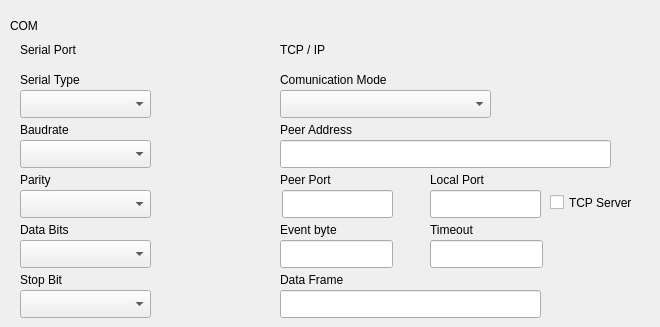
    <widget class="QWidget" name="tab_6">
     <attribute name="title">
      <string>Serial Port</string>
     </attribute>
     <widget class="QLabel" name="label_27">
      <property name="geometry">
       <rect>
        <x>10</x>
        <y>10</y>
        <width>71</width>
        <height>31</height>
       </rect>
      </property>
      <property name="text">
       <string>COM</string>
      </property>
     </widget>
     <widget class="QLabel" name="label_28">
      <property name="geometry">
       <rect>
        <x>20</x>
        <y>40</y>
        <width>91</width>
        <height>20</height>
       </rect>
      </property>
      <property name="text">
       <string>Serial Port </string>
      </property>
     </widget>
     <widget class="QLabel" name="label_29">
      <property name="geometry">
       <rect>
        <x>20</x>
        <y>70</y>
        <width>121</width>
        <height>20</height>
       </rect>
      </property>
      <property name="text">
       <string>Serial Type</string>
      </property>
     </widget>
     <widget class="QComboBox" name="SerialType">
      <property name="geometry">
       <rect>
        <x>20</x>
        <y>90</y>
        <width>131</width>
        <height>28</height>
       </rect>
      </property>
     </widget>
     <widget class="QComboBox" name="Baudrate">
      <property name="geometry">
       <rect>
        <x>20</x>
        <y>140</y>
        <width>131</width>
        <height>28</height>
       </rect>
      </property>
     </widget>
     <widget class="QComboBox" name="Parity">
      <property name="geometry">
       <rect>
        <x>20</x>
        <y>190</y>
        <width>131</width>
        <height>28</height>
       </rect>
      </property>
     </widget>
     <widget class="QComboBox" name="DataBits">
      <property name="geometry">
       <rect>
        <x>20</x>
        <y>240</y>
        <width>131</width>
        <height>28</height>
       </rect>
      </property>
     </widget>
     <widget class="QLabel" name="label_31">
      <property name="geometry">
       <rect>
        <x>20</x>
        <y>120</y>
        <width>63</width>
        <height>20</height>
       </rect>
      </property>
      <property name="text">
       <string>Baudrate</string>
      </property>
     </widget>
     <widget class="QLabel" name="label_32">
      <property name="geometry">
       <rect>
        <x>20</x>
        <y>170</y>
        <width>63</width>
        <height>20</height>
       </rect>
      </property>
      <property name="text">
       <string>Parity</string>
      </property>
     </widget>
     <widget class="QLabel" name="label_33">
      <property name="geometry">
       <rect>
        <x>20</x>
        <y>220</y>
        <width>63</width>
        <height>20</height>
       </rect>
      </property>
      <property name="text">
       <string>Data Bits</string>
      </property>
     </widget>
     <widget class="QLabel" name="label_34">
      <property name="geometry">
       <rect>
        <x>20</x>
        <y>270</y>
        <width>63</width>
        <height>20</height>
       </rect>
      </property>
      <property name="text">
       <string>Stop Bit</string>
      </property>
     </widget>
     <widget class="QComboBox" name="StopBit">
      <property name="geometry">
       <rect>
        <x>20</x>
        <y>290</y>
        <width>131</width>
        <height>28</height>
       </rect>
      </property>
     </widget>
     <widget class="QLabel" name="label_35">
      <property name="geometry">
       <rect>
        <x>280</x>
        <y>40</y>
        <width>63</width>
        <height>20</height>
       </rect>
      </property>
      <property name="text">
       <string>TCP / IP</string>
      </property>
     </widget>
     <widget class="QLabel" name="label_36">
      <property name="geometry">
       <rect>
        <x>280</x>
        <y>70</y>
        <width>161</width>
        <height>20</height>
       </rect>
      </property>
      <property name="text">
       <string>Comunication Mode </string>
      </property>
     </widget>
     <widget class="QLabel" name="label_37">
      <property name="geometry">
       <rect>
        <x>280</x>
        <y>120</y>
        <width>111</width>
        <height>20</height>
       </rect>
      </property>
      <property name="text">
       <string>Peer Address</string>
      </property>
     </widget>
     <widget class="QLabel" name="label_38">
      <property name="geometry">
       <rect>
        <x>280</x>
        <y>170</y>
        <width>63</width>
        <height>20</height>
       </rect>
      </property>
      <property name="text">
       <string>Peer Port</string>
      </property>
     </widget>
     <widget class="QLabel" name="label_39">
      <property name="geometry">
       <rect>
        <x>430</x>
        <y>170</y>
        <width>91</width>
        <height>20</height>
       </rect>
      </property>
      <property name="text">
       <string>Local Port </string>
      </property>
     </widget>
     <widget class="QComboBox" name="ComunicationMode">
      <property name="geometry">
       <rect>
        <x>280</x>
        <y>90</y>
        <width>211</width>
        <height>28</height>
       </rect>
      </property>
     </widget>
     <widget class="QLineEdit" name="PeerAddress">
      <property name="geometry">
       <rect>
        <x>280</x>
        <y>140</y>
        <width>331</width>
        <height>28</height>
       </rect>
      </property>
     </widget>
     <widget class="QLineEdit" name="PeerPort">
      <property name="geometry">
       <rect>
        <x>282</x>
        <y>190</y>
        <width>111</width>
        <height>28</height>
       </rect>
      </property>
     </widget>
     <widget class="QLineEdit" name="LocalPort">
      <property name="geometry">
       <rect>
        <x>430</x>
        <y>190</y>
        <width>111</width>
        <height>28</height>
       </rect>
      </property>
     </widget>
     <widget class="QLineEdit" name="EventByte">
      <property name="geometry">
       <rect>
        <x>280</x>
        <y>240</y>
        <width>113</width>
        <height>28</height>
       </rect>
      </property>
     </widget>
     <widget class="QLineEdit" name="Timeout">
      <property name="geometry">
       <rect>
        <x>430</x>
        <y>240</y>
        <width>113</width>
        <height>28</height>
       </rect>
      </property>
     </widget>
     <widget class="QLabel" name="label_40">
      <property name="geometry">
       <rect>
        <x>280</x>
        <y>220</y>
        <width>81</width>
        <height>20</height>
       </rect>
      </property>
      <property name="text">
       <string>Event byte</string>
      </property>
     </widget>
     <widget class="QLabel" name="label_41">
      <property name="geometry">
       <rect>
        <x>430</x>
        <y>220</y>
        <width>63</width>
        <height>20</height>
       </rect>
      </property>
      <property name="text">
       <string>Timeout</string>
      </property>
     </widget>
     <widget class="QLabel" name="label_42">
      <property name="geometry">
       <rect>
        <x>280</x>
        <y>270</y>
        <width>101</width>
        <height>20</height>
       </rect>
      </property>
      <property name="text">
       <string>Data Frame</string>
      </property>
     </widget>
     <widget class="QLineEdit" name="DataFrame">
      <property name="geometry">
       <rect>
        <x>280</x>
        <y>290</y>
        <width>261</width>
        <height>28</height>
       </rect>
      </property>
     </widget>
     <widget class="QCheckBox" name="TcpServer">
      <property name="geometry">
       <rect>
        <x>550</x>
        <y>190</y>
        <width>101</width>
        <height>25</height>
       </rect>
      </property>
      <property name="text">
       <string>TCP Server</string>
      </property>
     </widget>
    </widget>
